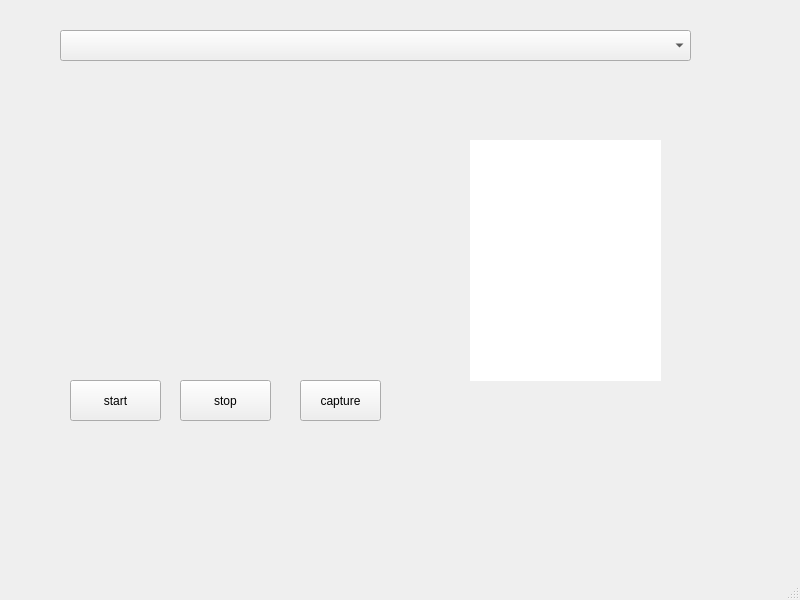
<?xml version="1.0" encoding="UTF-8"?>
<ui version="4.0">
 <class>MainWindow5</class>
 <widget class="QMainWindow" name="MainWindow5">
  <property name="geometry">
   <rect>
    <x>0</x>
    <y>0</y>
    <width>800</width>
    <height>600</height>
   </rect>
  </property>
  <property name="windowTitle">
   <string>MainWindow5</string>
  </property>
  <widget class="QWidget" name="centralwidget">
   <widget class="QComboBox" name="comboBox">
    <property name="geometry">
     <rect>
      <x>60</x>
      <y>30</y>
      <width>631</width>
      <height>31</height>
     </rect>
    </property>
   </widget>
   <widget class="QWidget" name="widget" native="true">
    <property name="geometry">
     <rect>
      <x>100</x>
      <y>150</y>
      <width>321</width>
      <height>211</height>
     </rect>
    </property>
   </widget>
   <widget class="QLabel" name="label">
    <property name="geometry">
     <rect>
      <x>470</x>
      <y>140</y>
      <width>191</width>
      <height>241</height>
     </rect>
    </property>
    <property name="styleSheet">
     <string notr="true">background-color: rgb(255, 255, 255);</string>
    </property>
    <property name="text">
     <string/>
    </property>
   </widget>
   <widget class="QPushButton" name="btnStart">
    <property name="geometry">
     <rect>
      <x>70</x>
      <y>380</y>
      <width>91</width>
      <height>41</height>
     </rect>
    </property>
    <property name="text">
     <string>start</string>
    </property>
   </widget>
   <widget class="QPushButton" name="btnStop">
    <property name="geometry">
     <rect>
      <x>180</x>
      <y>380</y>
      <width>91</width>
      <height>41</height>
     </rect>
    </property>
    <property name="text">
     <string>stop</string>
    </property>
   </widget>
   <widget class="QPushButton" name="btnCapture">
    <property name="geometry">
     <rect>
      <x>300</x>
      <y>380</y>
      <width>81</width>
      <height>41</height>
     </rect>
    </property>
    <property name="text">
     <string>capture</string>
    </property>
   </widget>
  </widget>
  <widget class="QMenuBar" name="menubar">
   <property name="geometry">
    <rect>
     <x>0</x>
     <y>0</y>
     <width>800</width>
     <height>21</height>
    </rect>
   </property>
  </widget>
  <widget class="QStatusBar" name="statusbar"/>
 </widget>
 <resources/>
 <connections/>
</ui>
